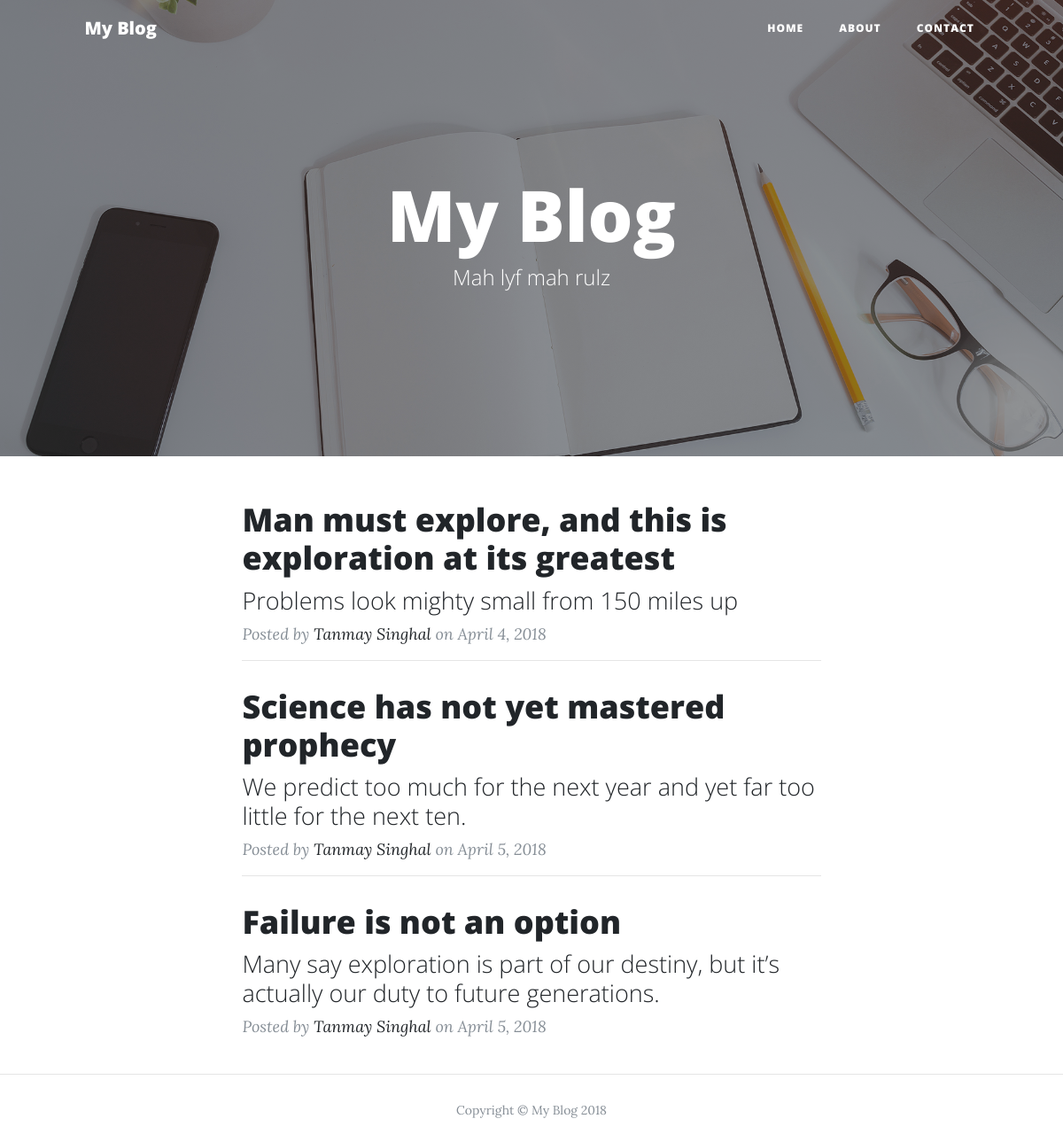
/index.php?site_title=My Blog, run on the app's committed database.
### tables this page shows
CREATE TABLE `User` (
  `user_id` int(11) NOT NULL AUTO_INCREMENT,
  `fname` varchar(20) DEFAULT NULL,
  `lname` varchar(20) DEFAULT NULL,
  `email` varchar(50) DEFAULT NULL,
  `password` varchar(50) DEFAULT NULL,
  `site_title` varchar(30) DEFAULT NULL,
  `tagline` varchar(50) DEFAULT NULL,
  `username` varchar(30) DEFAULT NULL,
  PRIMARY KEY (`user_id`)
);

CREATE TABLE `Posts` (
  `user_id` int(11) NOT NULL,
  `post_id` int(11) NOT NULL AUTO_INCREMENT,
  `title` varchar(500) DEFAULT NULL,
  `sub_title` varchar(800) DEFAULT NULL,
  `content` varchar(60000) DEFAULT NULL,
  `image` varchar(500) DEFAULT NULL,
  `Date` varchar(30) DEFAULT NULL,
  PRIMARY KEY (`post_id`),
  KEY `user_id` (`user_id`),
  CONSTRAINT `posts_ibfk_1` FOREIGN KEY (`user_id`) REFERENCES `User` (`user_id`)
);

### php/Database.php (called while the page is built, shortened)
<?php
class Db{
    private $conn;
    public function __construct($host, $username, $password, $db_name)
    {
            try {
                $this->conn = new PDO("mysql:host=localhost;dbname=Blog", "root", "root");
                $this->conn->setAttribute( PDO::ATTR_DEFAULT_FETCH_MODE, PDO::FETCH_ASSOC);
                $this->conn->exec("SET CLIENT_ENCODING TO UTF8");
                return $this->conn;
            }
            catch (PDOException $err) {
                echo "DB facing Problem";
                $err->getMessage();
               file_put_contents('PDOErrors.txt',$err, FILE_APPEND);
                die();
            }
        return $this->conn;
    }
    public function execSql($sql, $params, & $result_set)
    {
        $result = $this->conn->prepare($sql);
        $result->execute($params);
        if($result == FALSE)
        {
            $result_set   = NULL;
            $return_value = FALSE;
        }
        else if($result->rowCount() == 0)
        {
            $result_set   = NULL;
            $return_value = TRUE;
        }else
        {
            $result_set   = $result->fetchAll();
            $return_value = TRUE;
        }
        return $return_value;
    }
}

### index.php (the view, shortened to what this page needs)
<?php
require_once('php/Database.php');
$db = new Db(DB_SERVER, DB_USER, DB_PASSWORD, DB_DATABASE);
$site_title = $_GET['site_title'];
$query = "select * from User where site_title = ?";
$resut = $db->execSql($query, array($site_title), $response);
$user_id = $response[0]['user_id'];
?>
<!DOCTYPE html>
<html>
<head>
    <link rel="stylesheet" href="css/style.css">
</head>
<body>
    <nav>
        <div class="container">
            <a class="navbar-brand" href="index.php?site_title=<?= $response[0]['site_title']?>"><?= $response[0]['site_title']?></a>
            <ul class="navbar-nav">
                <li class="nav-item"><a href="index.php?site_title=<?= $response[0]['site_title']?>">Home</a></li>
                <li class="nav-item"><a href="about.php?site_title=<?= $response[0]['site_title']?>">About</a></li>
                <li class="nav-item"><a href="contact.php?site_title=<?= $response[0]['site_title']?>">Contact</a></li>
            </ul>
        </div>
    </nav>
    <header class="headimage" style="background-image: url('images/home-bg.jpg')">
        <div class="overlay"></div>
        <div class="container">
            <div class="site-heading">
                <h1><?= $response[0]['site_title']?></h1>
                <span class="subheading"><?= $response[0]['tagline']?></span>
            </div>
    </header>
    <div class="container">
        <div class="post">
            <?php
            $query = 'select title, sub_title, post_id, Date from Posts where user_id = ?';
            $db->execSql($query, array($user_id), $posts);
            for($i = 0; $i < sizeof($posts); $i++){
            ?>
            <div class="post-preview">
                <a href="post.php?site_title=<?=$site_title?>&post_id=<?= $posts[$i]['post_id']?>">
                    <h2 class="post-title"><?=$posts[$i]['title']?>
                </h2>
                    <h3 class="post-subtitle"><?=$posts[$i]['sub_title']?>
                </h3>
                </a>
                <p class="post-meta">Posted by
                    <a href="#"><?php echo $response[0]['fname']." ".$response[0]['lname'];?></a> on <?=$posts[$i]['Date']?></p>
            </div>
            <?php if($i+1 != sizeof($posts)) {?>
            <hr />
            <?php }
                } ?>
        </div>
    </div>
    <hr />
    <footer>
        <div class="container">
            <div class="post">
                <p class="copyright">Copyright &copy; <?= $response[0]['site_title']?> 2018</p>
            </div>
        </div>
    </footer>
</body>
</html>

### css/style.css (style rules this page uses)
body { margin-left: 0px; margin-right: 0px; margin-top: 0px; }
nav { font-family: 'Open Sans', 'Helvetica Neue', Helvetica, Arial, sans-serif; padding-top: 18px; padding-bottom: 18px; padding-left: 16px; padding-right: 16px; position: fixed; top: 0; right: 0; left: 0; z-index: 1030; }
.navbar-brand { font-weight: 800; margin-top: 10px; padding-top: 10px; padding-bottom: 10px; font-size: 20px; color: #fff; text-decoration: none; }
.navbar-nav { position: absolute; top: 0; right: 0; font-size: 12px; font-weight: 800; letter-spacing: 1px; text-transform: uppercase; color: #fff; list-style: none; margin-top: 0; display: flex; }
.nav-item { padding: 5px 20px 10px 20px; }
.nav-item a { text-decoration: none; color: #fff; }
.headimage { margin-bottom: 50px; background: no-repeat center center; background-color: #868e96; background-attachment: scroll; position: relative; background-size: cover; }
.overlay { position: absolute; top: 0; left: 0; height: 100%; width: 100%; background-color: #212529; opacity: .5; }
.container { margin-left: 5.5%; margin-right: 5.5%; padding-left: 1.3%; padding-right: 1.3%; position: relative; }
.site-heading { padding-top: 18%; padding-bottom: 18%; color: #fff; text-align: center; }
.site-heading h1 { position: relative; font-size: 80px; color: white; font-weight: 900; font-family: 'Open Sans', 'Helvetica Neue', Helvetica, Arial, sans-serif; margin-top: 0; margin-bottom: 0; }
.subheading { position: relative; font-size: 24px; color: white; text-align: center; font-weight: 300; font-family: 'Open Sans', 'Helvetica Neue', Helvetica, Arial, sans-serif; margin-top: 0; margin-bottom: 0; }
.post { margin-left: 17%; margin-right: 17%; margin-bottom: 4%; padding-left: 1.5%; padding-right: 1.5%; font-family: 'Open Sans', 'Helvetica Neue', Helvetica, Arial, sans-serif; }
.post>p { font-size: 20px; color: #212529; font-family: Lora,'Times New Roman',serif; line-height: 1.5; margin-top: 30px; margin-right: 0px; margin-bottom: 30px; margin-left: 0px; }
.post-preview>a { color: #212529; text-decoration: none; }
.post-preview>a>.post-title { font-size: 36px; font-weight: 800; margin-top: 30px; margin-bottom: 10px; line-height: 1.2; }
.post-preview>a>.post-subtitle { font-weight: 300; font-size: 27px; margin: 0 0 10px; line-height: 1.2; }
.post-preview>.post-meta { font-size: 18px; font-style: italic; font-family: Lora,'Times New Roman',serif; margin-top: 0; color: #868e96 }
.post-preview>.post-meta>a { text-decoration: none; color: #212529 }
hr { margin-top: 1rem; margin-bottom: 1rem; border: 0; border-top: 1px solid rgba(0,0,0,.1); }
footer .copyright { margin-top: 30px; font-size: 14px; margin-bottom: 0; text-align: center; color: #868e96; }

### data on the page
user: site_title "My Blog", tagline "Mah lyf mah rulz"
posts: title "Man must explore, and this is exploration at its greatest", sub_title "Problems look mighty small from 150 miles up", user.fname "Tanmay", user.lname "Singhal", Date "April 4, 2018"
posts: title "Science has not yet mastered prophecy", sub_title "We predict too much for the next year and yet far too little for the next ten.", user.fname "Tanmay", user.lname "Singhal", Date "April 5, 2018"
posts: title "Failure is not an option", sub_title "Many say exploration is part of our destiny, but it’s actually our duty to future generations.", user.fname "Tanmay", user.lname "Singhal", Date "April 5, 2018"
